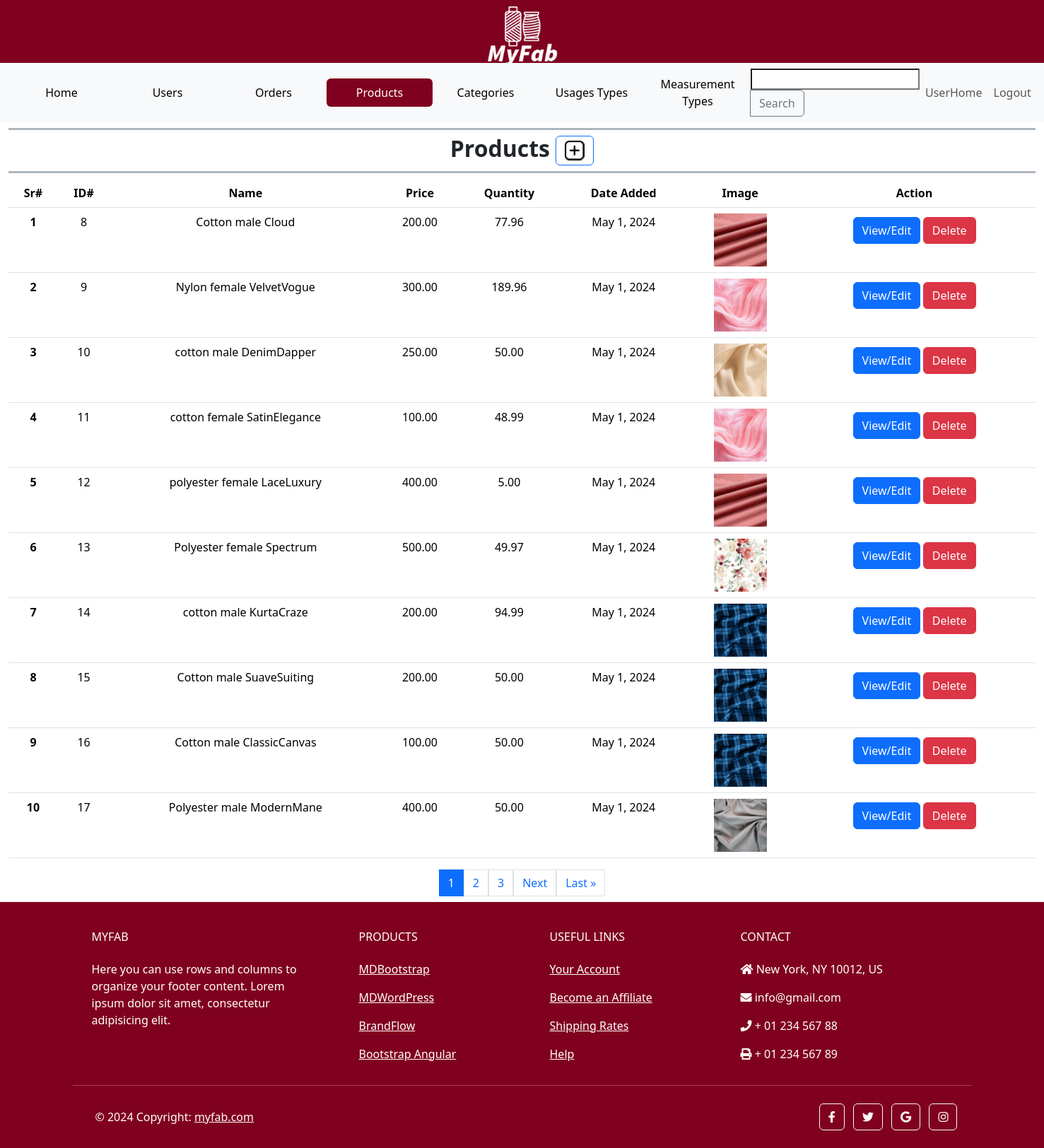
/custom_admin/products/ (signed in), run on an earlier commit of the app's database.
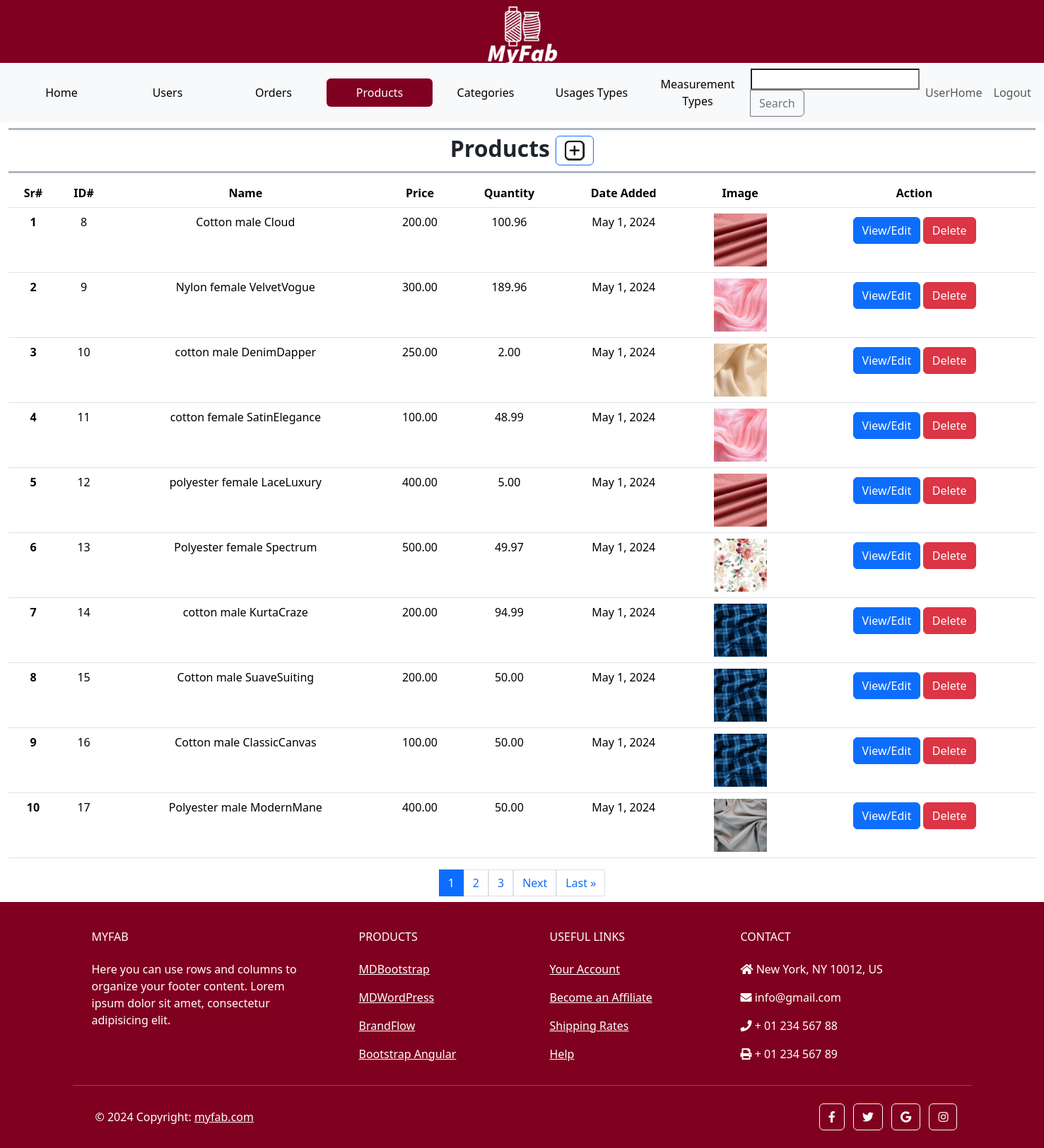
And on a later commit of the database.
### main/models.py (models this page shows, shortened)
class Product(models.Model):
    name = models.CharField(max_length=255, unique=True, blank=False, null=False)
    price = models.DecimalField(max_digits=10, decimal_places=2, default=0, validators=[MinValueValidator(0)])
    image = models.ImageField(upload_to='images/products')
    description = models.TextField(blank=True)
    qty = models.DecimalField(max_digits=10, decimal_places=2, default=0, validators=[MinValueValidator(0)])
    add_date = models.DateField(auto_now_add=True)
    is_active = models.BooleanField(default=True)
    usages = models.ManyToManyField(Usage)
    category_choices = models.ManyToManyField(CategoryChoice)

### custom_admin/views.py (the view)
# urls.py: path('products/', AdminProducts.as_view(), name = 'admin_products'),
class AdminProducts(View):
    def get(self, request):
        products = Product.objects.all()
        paginator = Paginator(products, 10)
        page_number = request.GET.get('page')
        try:
            paged_products = paginator.page(page_number)
        except PageNotAnInteger:
            paged_products = paginator.page(1)
        except EmptyPage:
             paged_products = paginator.page(paginator.num_pages)
        start_serial_number = (paged_products.number - 1) * paginator.per_page + 1
        serial_numbers = list(range(start_serial_number, start_serial_number + len(paged_products)))
        zipped_data = zip(serial_numbers, paged_products)
        context = {'zipped_data': zipped_data, 'products': paged_products}
        return render(request, 'admin_products.html', context)

### templates/admin_products.html (shortened to what this page needs)
{% extends 'admin_base.html' %}
{% load static %}
{% block content %}
    <nav class="navbar navbar-expand-lg bg-body-tertiary">
        <div class="container-fluid">
        <div class="collapse navbar-collapse" id="navbarSupportedContent">
            <ul class="navbar-nav d-flex align-items-center me-auto mb-2 mb-lg-0">
                <li class="nav-item">
                    <button class="nav-link active btn btn-link" style="min-width: 150px;" aria-current="page">
                        <a class="text-black text-decoration-none" href="/custom_admin/">Home</a>
                    </button>
                </li>
                <li class="nav-item">
                    <button class="nav-link btn btn-link" style="min-width: 150px;" aria-current="page">
                        <a class="text-black text-decoration-none" href="/custom_admin/users/">Users</a>
                    </button>
                </li>
                <li class="nav-item">
                    <button class="nav-link btn btn-link" style="min-width: 150px;" aria-current="page">
                        <a class="text-black text-decoration-none" href="#">Orders</a>
                    </button>
                </li>
                <li class="nav-item">
                    <button class="nav-link btn btn-link" style="min-width: 150px;  background-color: #800020;" aria-current="page">
                        <a class="text-white text-decoration-none" href="#">Products</a>
                    </button>
                </li>
                <li class="nav-item">
                    <button class="nav-link btn btn-link" style="min-width: 150px;" aria-current="page">
                        <a class="text-black text-decoration-none" href="{% url "custom_admin:admin_categories" %}">Categories</a>
                    </button>
                </li>
                <li class="nav-item">
                    <button class="nav-link btn btn-link" style="min-width: 150px;" aria-current="page">
                        <a class="text-black text-decoration-none" href="{% url "custom_admin:admin_usages" %}">Usages Types</a>
                    </button>
                </li>
                <li class="nav-item">
                    <button class="nav-link btn btn-link" style="min-width: 150px;" aria-current="page">
                        <a class="text-black text-decoration-none" href="{% url "custom_admin:admin_measurements" %}">Measurement Types</a>
                    </button>
                </li>
                <li class="nav-item">
                    <form id="search-form">
                        <div class="input-group">
                            <input type="text" id="search-input" name="query">
                            <button class="btn btn-outline-secondary" type="submit">Search</button>
                        </div>
                    </form>
                </li>
            </ul>
            <ul class="navbar-nav d-flex flex-row justify-content-center  ms-auto mb-2 mb-lg-0">
                <li class="nav-item ms-3 ms-lg-0">
                    <a class="nav-link" href="{% url "main:home" %}">UserHome</a>
                </li>
                <li class="nav-item ms-3 ms-lg-0">
                    <form id="logout-form" action="/accounts/logout/" method="post">
                        <button type="submit" class="nav-link btn btn-link">Logout</button>
                    </form>
                </li>
            </ul>
        </div>
        </div>
    </nav>
    <section class="mb-2">
        <div class="container-fluid">
            <div class="container-fluid text-center px-0">
                <h5 class="border-bottom border-top border-3 border-dark-subtle fw-bold fs-2 fs-lg-5 mt-2">
                    Products
                    <span>
                        <button class="btn btn-outline-primary my-2" onclick="window.location.href='{% url 'custom_admin:admin_product_add' %}'">
                            <img class="logo" src="{% static 'images/add_icon.png' %}" alt="add">
                        </button>
                    </span>
                </h5>
            </div>
            <div class="row h-100">
                <div class="col-12">
                    <div class="table-responsive text-center">
                        <table class="table  table-hover">
                            <thead>
                            <tr>
                                <th scope="col">Sr#</th>
                                <th scope="col">ID#</th>
                                <th scope="col">Name</th>
                                <th scope="col">Price</th>
                                <th scope="col">Quantity</th>
                                <th scope="col">Date Added</th>
                                <th scope="col">Image</th>
                                <th scope="col">Action</th>
                            </tr>
                            </thead>
                            <tbody id="product-table-body">
                                {% for serial_number, product in zipped_data %}
                                <tr>
                                    <th scope="row">{{ serial_number }}</th>
                                    <td>{{ product.id }}</td>
                                    <td>{{ product.name }}</td>
                                    <td>{{ product.price }}</td>
                                    <td>{{ product.qty }}</td>
                                    <td>{{ product.add_date }}</td>
                                    <td>
                                        <a href="{{ product.image.url }}" target="_blank">
                                            <img class="thumbnail-image" src="{{ product.image.url }}" alt="{{ product.name }} Image">
                                        </a>
                                    </td>
                                    <td>
                                        <button class="btn btn-sm">
                                            <a href="{% url "custom_admin:admin_product_edit" product.id %}" class="btn btn-primary">View/Edit</a>
                                            <a href="{% url "custom_admin:admin_product_delete" product.id %}" class="btn btn-danger">Delete</a>
                                        </button>
                                    </td>
                                </tr>
                                {% endfor %}
                            </tbody>
                        </table>
                    </div>
                    <div class="pagination justify-content-center">
                        {% for page in products.paginator.page_range %}
                        <a href="?page={{ page }}" class="page-link {% if products.number == page %}active{% endif %}">{{ page }}</a>
                        {% endfor %}
                        {% if products.has_next %}
                            <a href="?page={{ products.next_page_number }}" class="page-link">Next</a>
                            <a href="?page={{ products.paginator.num_pages }}" class="page-link">Last &raquo;</a>
                        {% endif %}
                    </div>
                </div>
            </div>
        </div>
    </section>
{% endblock content %}

### templates/admin_base.html (shortened to what this page needs)
{% load static %}
{% load custom_filters %}
<!DOCTYPE html>
<html lang="en">
<head>
    <link rel="stylesheet" href="https://cdnjs.cloudflare.com/ajax/libs/font-awesome/5.15.4/css/all.min.css">
    <link rel="stylesheet" href="{% static "./css/bootstrap.css" %}">
    <link rel="stylesheet" href="{% static "./css/style.css" %}">
</head>
<body>
    <header class="header" style="height: 6vw; background-color: #800020;">
        <div class="container" style="max-height: 100%;">
            <img class="logo" style="max-width: 8%; display: block; margin: auto;" src="{% static 'images/MyFAB_transparent.png' %}" alt="Header_Logo">
        </div>
    </header>
        {% block content %}{% endblock %}
    <footer
            class="text-center text-lg-start text-white"
            style="background-color: #800020"
            >
      <div class="container p-4 pb-0">
        <section class="">
          <div class="row">
            <div class="col-md-3 col-lg-3 col-xl-3 mx-auto mt-3">
              <h6 class="text-uppercase mb-4 font-weight-bold">
                MyFAB
              </h6>
              <p>
                Here you can use rows and columns to organize your footer
                content. Lorem ipsum dolor sit amet, consectetur adipisicing
                elit.
              </p>
            </div>
            <div class="col-md-2 col-lg-2 col-xl-2 mx-auto mt-3">
              <h6 class="text-uppercase mb-4 font-weight-bold">Products</h6>
              <p>
                <a class="text-white">MDBootstrap</a>
              </p>
              <p>
                <a class="text-white">MDWordPress</a>
              </p>
              <p>
                <a class="text-white">BrandFlow</a>
              </p>
              <p>
                <a class="text-white">Bootstrap Angular</a>
              </p>
            </div>
            <div class="col-md-3 col-lg-2 col-xl-2 mx-auto mt-3">
              <h6 class="text-uppercase mb-4 font-weight-bold">
                Useful links
              </h6>
              <p>
                <a class="text-white">Your Account</a>
              </p>
              <p>
                <a class="text-white">Become an Affiliate</a>
              </p>
              <p>
                <a class="text-white">Shipping Rates</a>
              </p>
              <p>
                <a class="text-white">Help</a>
              </p>
            </div>
            <div class="col-md-4 col-lg-3 col-xl-3 mx-auto mt-3">
              <h6 class="text-uppercase mb-4 font-weight-bold">Contact</h6>
              <p><i class="fas fa-home mr-3"></i> New York, NY 10012, US</p>
              <p><i class="fas fa-envelope mr-3"></i> info@gmail.com</p>
              <p><i class="fas fa-phone mr-3"></i> + 01 234 567 88</p>
              <p><i class="fas fa-print mr-3"></i> + 01 234 567 89</p>
            </div>
          </div>
        </section>
        <hr class="my-3">
        <section class="p-3 pt-0">
          <div class="row d-flex align-items-center">
            <div class="col-md-7 col-lg-8 text-center text-md-start">
              <div class="p-3">
                © 2024 Copyright:
                <a class="text-white" href="https://mdbootstrap.com/"
                   >myfab.com</a
                  >
              </div>
            </div>
            <div class="col-md-5 col-lg-4 ml-lg-0 text-center text-md-end">
              <a
                 class="btn btn-outline-light btn-floating m-1"
                 class="text-white"
                 role="button"
                 ><i class="fab fa-facebook-f"></i
                ></a>
              <a
                 class="btn btn-outline-light btn-floating m-1"
                 class="text-white"
                 role="button"
                 ><i class="fab fa-twitter"></i
                ></a>
              <a
                 class="btn btn-outline-light btn-floating m-1"
                 class="text-white"
                 role="button"
                 ><i class="fab fa-google"></i
                ></a>
              <a
                 class="btn btn-outline-light btn-floating m-1"
                 class="text-white"
                 role="button"
                 ><i class="fab fa-instagram"></i
                ></a>
            </div>
          </div>
        </section>
      </div>
    </footer>
</body>
</html>

### templates/admin_products.html (style rules this page uses)
.thumbnail-image { max-width: 75px; max-height: 75px; width: auto; height: auto; display: block; margin: auto; }

What changed in the data, as far as the page shows it:
changed Product "Cotton male Cloud": qty "77.96" → "100.96"
changed Product "cotton male DenimDapper": qty "50.00" → "2.00"
